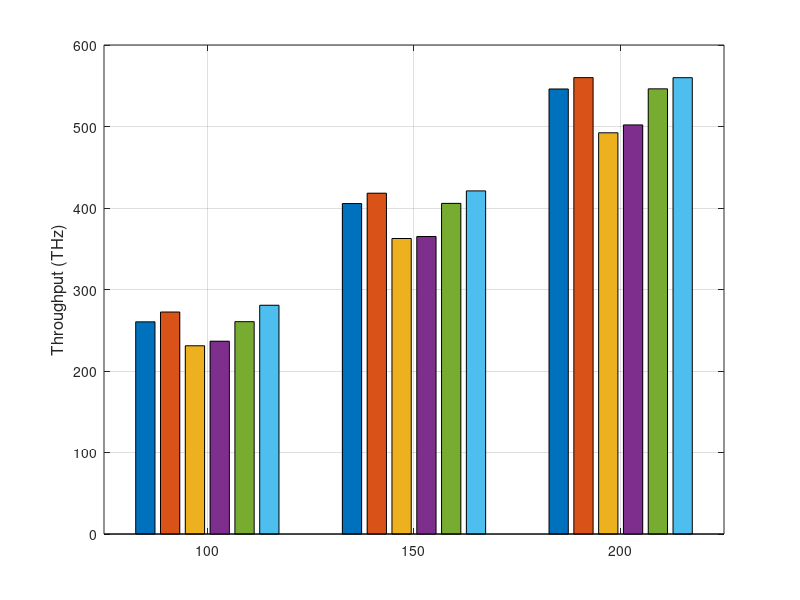

MATLAB code for this plot: (Note: this script raises an error after producing the figure.)
clc;
close all;
clear;
% optimality gaps of FF ascending and descending for different architecture
% and number of PODs

%% Plot all
arch2_thpopt_dff_thp100 = 260348.7;
arch2_thpopt_opt_thp100 = 272377.5;

arch2_thpopt_dff_thp150 = 405475;
arch2_thpopt_opt_thp150 = 4.1817e+05;

arch2_thpopt_dff_thp200 = 546035;
arch2_thpopt_opt_thp200 = 5.59983e+05;

y1 = [[arch2_thpopt_dff_thp100, arch2_thpopt_opt_thp100];...
    [arch2_thpopt_dff_thp150, arch2_thpopt_opt_thp150];...
    [arch2_thpopt_dff_thp200, arch2_thpopt_opt_thp200]];

arch4_thpopt_dff_thp100 = 230967.5;
arch4_thpopt_opt_thp100 = 236568.8;

arch4_thpopt_dff_thp150 = 3.6257e+05;
arch4_thpopt_opt_thp150 = 3.6501e+05;

arch4_thpopt_dff_thp200 = 4.922862e+05;
arch4_thpopt_opt_thp200 = 501945;

y2 = [[arch4_thpopt_dff_thp100 , arch4_thpopt_opt_thp100];...
    [arch4_thpopt_dff_thp150, arch4_thpopt_opt_thp150];...
    [arch4_thpopt_dff_thp200, arch4_thpopt_opt_thp200]];


arch5_thpopt_dff_thp100 = 260539.8;
arch5_thpopt_opt_thp100 = 280682.5;

arch5_thpopt_dff_thp150 = 405680;
arch5_thpopt_opt_thp150 = 4.2100e+05;

arch5_thpopt_dff_thp200 = 546225;
arch5_thpopt_opt_thp200 = 559915;

y3 = [[arch5_thpopt_dff_thp100, arch5_thpopt_opt_thp100];...
    [arch5_thpopt_dff_thp150, arch5_thpopt_opt_thp150];...
    [arch5_thpopt_dff_thp200, arch5_thpopt_opt_thp200]];

y = [y1, y2, y3]/1000;

figure1 = figure('units','normalized','Position', [0.1 0.1 0.35 0.3]);
axes1 = axes('Parent', figure1);
hold(axes1, 'on');
box(axes1, 'on');
grid(axes1, 'on');
set(axes1, 'xtick', [1, 2, 3]);
set(axes1, 'xticklabel', ['100'; '150'; '200']);
% xlabel('\beta', 'fontsize', 12)
ylabel('Throughput (THz)', 'fontsize', 12)
bar1 = bar(y);
bar1(1).FaceColor = [0 0.45 0.74];
bar1(2).FaceColor = [0 0.45 0.74];
bar1(2).LineStyle = '--';

bar1(3).FaceColor = [0.85 0.33 0.01];
bar1(4).FaceColor = [0.85 0.33 0.01];
bar1(4).LineStyle = '--';

bar1(5).FaceColor = [0.93 0.69 0.13];
bar1(6).FaceColor = [0.93 0.69 0.13];
bar1(6).LineStyle = '--';

for i=1:6
    bar1(i).LineWidth = 1.5;
end
set(bar1(1), 'displayname', 'A1 Heuristic')
set(bar1(2), 'displayname', 'A1 MILP')
set(bar1(3), 'displayname', 'A2 Heuristic')
set(bar1(4), 'displayname', 'A2 MILP')
set(bar1(5), 'displayname', 'A3 Heuristic')
set(bar1(6), 'displayname', 'A3 MILP')
h = legend(axes1, 'show', 'location', 'southeast');
h.FontSize = 12;
xlabel('Number of PODs')
saveas(figure1, 'thpAll.jpg')
